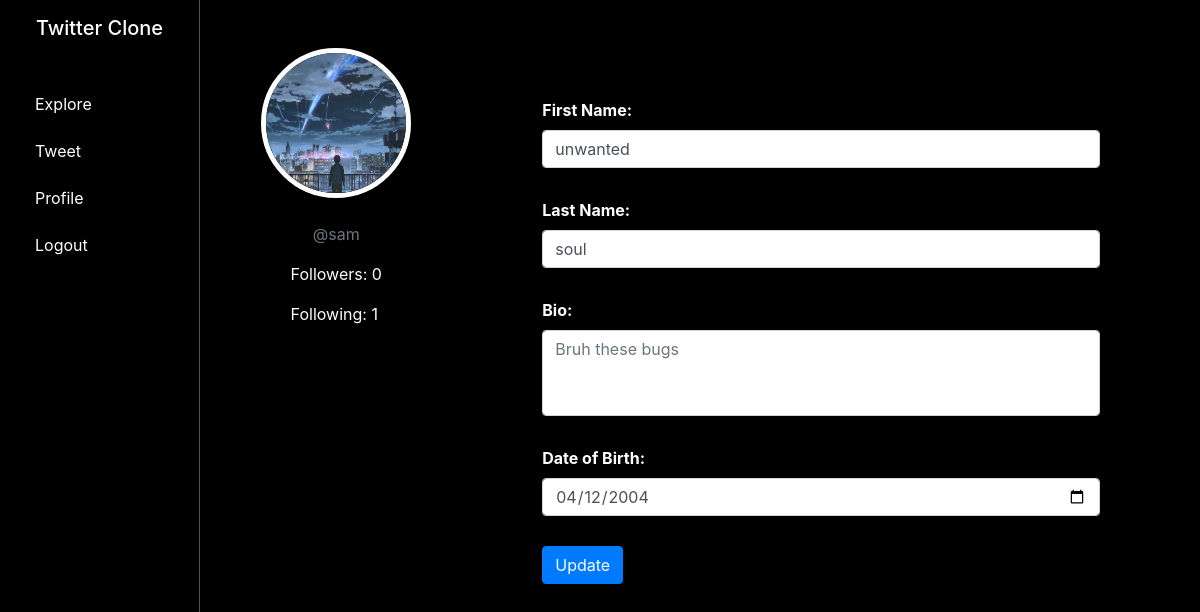
The app's page /profile/ (signed in), older data.
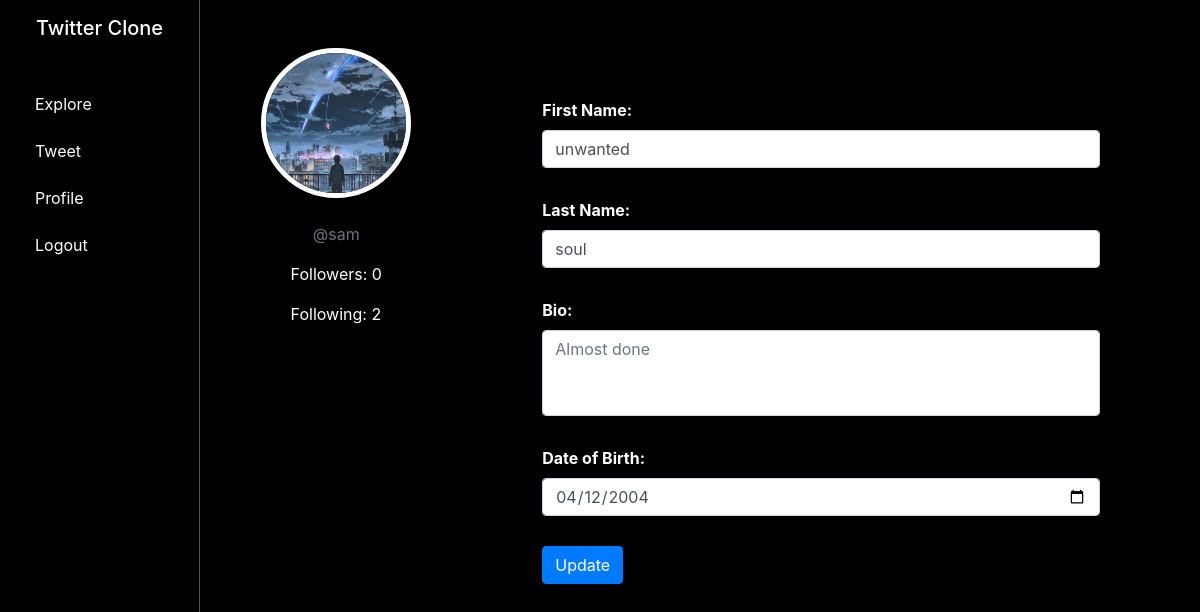
The same page, newer data.
### twitter/models.py (models this page shows, shortened)
class Followers(models.Model):
    followersprofile = models.ManyToManyField(Profile,related_name="profile_followers")
    followingprofile = models.ManyToManyField(Profile,related_name="profile_following")
    profileuser = models.ForeignKey(Profile,on_delete=models.CASCADE)
    def totalfollowers(self):
        return self.followersprofile.count()
    def totalfollowing(self):
        return self.followingprofile.count()

class Profile(models.Model):
    pic = models.ImageField(upload_to='media/',default='default.jpg')
    user = models.OneToOneField(User,on_delete=models.CASCADE)
    birth_date = models.DateField(null=True,blank=True)
    bio = models.TextField(max_length=200,blank=True)
    creation_date = models.DateTimeField(auto_now_add=True,blank= True)

### twitter/views.py (the view, shortened to what this page needs)
# urls.py: path('profile/',views.profile,name="profile"),
def profile(request):
	if request.user.is_authenticated:
		current_profile = Profile.objects.get(user = request.user)
		if request.method == "GET":
			current_profile = Profile.objects.get(user = request.user)
			date = str(current_profile.birth_date)
			fname = current_profile.user.first_name
			lname = current_profile.user.last_name
			followinfo = Followers.objects.get(profileuser = current_profile)
			return render(request,"twitter/profile.html",{"date":date,"bio":current_profile.bio,"f_name":fname,"l_name":lname,'image':current_profile.pic.url,'username':request.user.username,"followinfo":followinfo})
	else:
		return redirect(resolve_url("login"))

### twitter/templates/twitter/profile.html (shortened to what this page needs)
{% extends './base.html' %}
{% block content %}
<div class="container py-5">
    <div class="row">
        <div class="col-3">
            <div class="d-flex flex-column align-items-center">
                <label for="profile-pic">
                    <img src="{{ image }}" class="rounded-circle mb-3" id="pro" alt="Profile picture" width="150"
                        height="150">
                </label>
                <p class="text-secondary">@{{ username }}</p>
                <div class="form-group">
                    <p>Followers: {{ followinfo.totalfollowers }}</p>
                    <p>Following: {{ followinfo.totalfollowing }}</p>
                </div>
            </div>
        </div>
        <div class="col-9">
            <form method="POST" enctype="multipart/form-data">
                <div class="form-group">
                    <label for="fname">First Name:</label>
                    <input type="text" class="form-control" id="fname" value="{{ f_name }}" name="fname">
                </div>
                <div class="form-group">
                    <label for="lname">Last Name:</label>
                    <input type="text" class="form-control" id="lname" value="{{ l_name }}" name="lname">
                </div>
                <div class="form-group">
                    <label for="Bio">Bio:</label>
                    <textarea class="form-control" id="Bio" name="Bio"
                        placeholder="{{ bio|default:'Tell us something about yourself!' }}" rows="3"></textarea>
                </div>
                <div class="form-group">
                    <label for="Date_Birth">Date of Birth:</label>
                    <input type="date" class="form-control" id="Date_Birth" name="Date_Birth" value="{{ date }}">
                </div>
                <button class="btn btn-primary" type="submit">Update</button>
            </form>
        </div>
    </div>
</div>
{% endblock %}

Row changes from the older to the newer data that the page shows:
computed for Followers: totalfollowing "1" → "2"
changed Profile: Bio "Bruh these bugs" → "Almost done"
